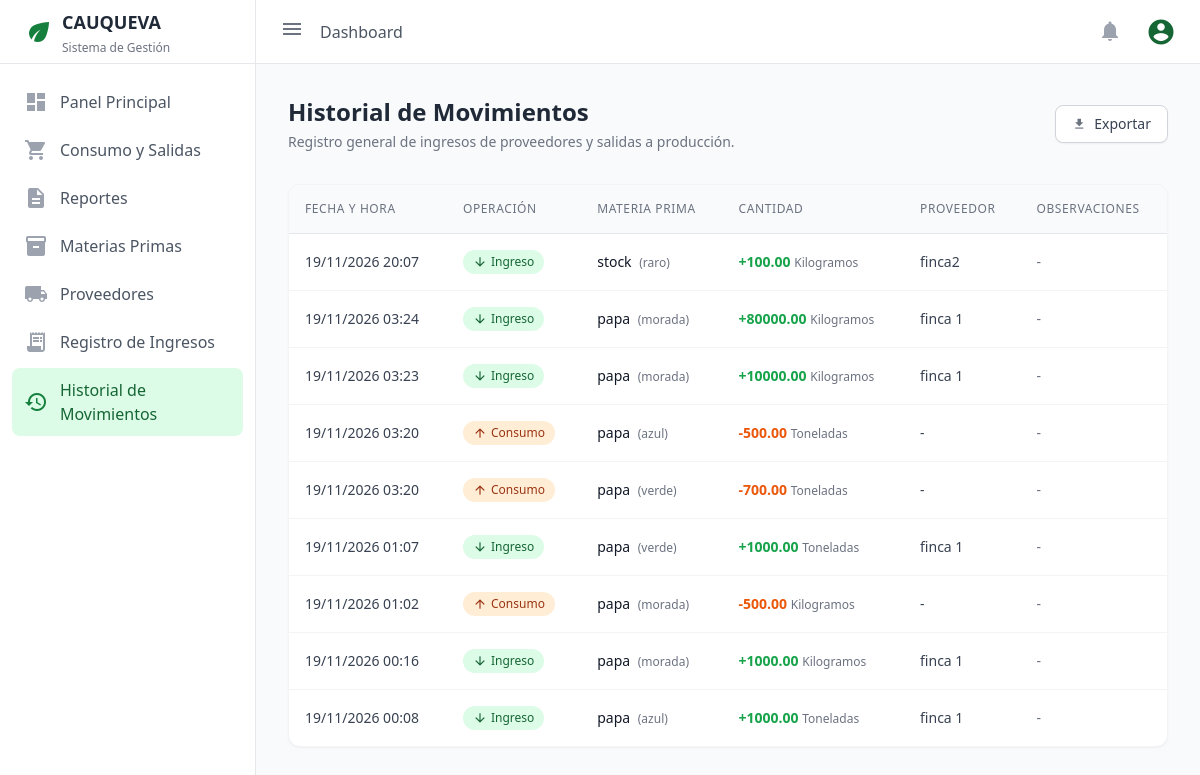
/historialgeneral/ (signed in), run on the app's committed database.
### inventario/models.py (models this page shows, shortened)
class MovimientoStock(models.Model):
    TIPO_CHOICES = [
        ('INGRESO', 'Ingreso de Materia Prima'),
        ('CONSUMO', 'Consumo en Producción'),
    ]
    materia_prima = models.ForeignKey(MateriaPrima, on_delete=models.CASCADE)
    proveedor = models.ForeignKey(Proveedor, on_delete=models.SET_NULL, null=True, blank=True)
    tipo = models.CharField(max_length=10, choices=TIPO_CHOICES)
    cantidad = models.DecimalField(
        max_digits=10,
        decimal_places=2,
        validators=[MinValueValidator(0.01)]
    )
    precio_unitario = models.DecimalField(
        max_digits=10,
        decimal_places=2,
        default=0.00,
        validators=[MinValueValidator(0.00)],
        verbose_name="Precio unitario",
    )
    fecha = models.DateTimeField(default=timezone.now)
    observaciones = models.TextField(blank=True, null=True)
    class Meta:
        verbose_name = "Movimiento de Stock"
        verbose_name_plural = "Historial de Movimientos"
        ordering = ['-fecha'] # Ordena automáticamente del más nuevo al más viejo

class MateriaPrima(models.Model):
    UNIDADES = [
        ('KG', 'Kilogramos'),
        ('TN', 'Toneladas'),
        ('UN', 'Unidades'),
    ]
    nombre = models.CharField(max_length=100)
    unidad_medida = models.CharField(max_length=2, choices=UNIDADES, default='KG')
    descripcion = models.CharField(max_length=255, blank=True, null=True)
    stock_actual = models.DecimalField(
        max_digits=10,
        decimal_places=2,
        default=0.00,
        validators=[MinValueValidator(0.00)])
    stock_minimo = models.DecimalField(max_digits=10, decimal_places=2, default=50.00, verbose_name="Stock Mínimo (kg)")
    variedad = models.CharField(max_length=100, blank=True, null=True)
    precio_referencia = models.DecimalField(
        max_digits=10,
        decimal_places=2,
        default=0.00,
        validators=[MinValueValidator(0.00)],
        verbose_name="Precio de referencia",
    )
    class Meta:
        verbose_name = "Materia Prima"
        verbose_name_plural = "Materias Primas"

class Proveedor(models.Model):
    nombre = models.CharField(max_length=150, unique=True)
    telefono = models.CharField(max_length=50, blank=True, null=True)
    email = models.EmailField(max_length=254, blank=True, verbose_name="Correo electrónico",)
    materias_primas = models.ManyToManyField(
        "MateriaPrima",
        blank=True,
        related_name="proveedores",
        verbose_name="Materias primas que provee",
    )

### inventario/views.py (the view)
# urls.py: path('historialgeneral/', views.historial_general, name='historial'),
@login_required(login_url='login')
def historial_general(request):
    movimientos = MovimientoStock.objects.all().select_related(
        'materia_prima',
        'proveedor'
    ).order_by('-fecha')
    return render(request, 'inventario/historialgeneral.html', {
        'movimientos': movimientos
    })

### inventario/context_processors.py (called while the page is built)
def notificaciones_stock(request):
    if not request.user.is_authenticated:
        return {}
    alertas = MateriaPrima.objects.filter(
        stock_actual__lte=F("stock_minimo")
    ).order_by("nombre", "variedad")
    return {
        "total_alertas": alertas.count(),
        "alertas_recientes": alertas[:5],
    }

### inventario/templates/inventario/historialgeneral.html (shortened to what this page needs)
{% extends 'inventario/base.html' %}
{% block content %}
<div class="mb-8 flex justify-between items-center">
    <div>
        <h2 class="text-2xl font-bold text-gray-800">Historial de Movimientos</h2>
        <p class="text-sm text-gray-500 mt-1">Registro general de ingresos de proveedores y salidas a producción.</p>
    </div>
    <a href="#" class="bg-white border border-gray-300 text-gray-700 hover:bg-gray-50 font-medium py-2 px-4 rounded-lg transition-colors flex items-center shadow-sm text-sm">
        <span class="material-icons text-gray-500 mr-2 text-sm">download</span> Exportar
    </a>
</div>
<div class="bg-white rounded-xl shadow-sm border border-gray-100 overflow-hidden">
    <div class="overflow-x-auto">
        <table class="w-full text-left border-collapse">
            <thead>
                <tr class="bg-gray-50 border-b border-gray-200 text-gray-500 text-xs uppercase tracking-wider">
                    <th class="p-4 font-medium">Fecha y Hora</th>
                    <th class="p-4 font-medium">Operación</th>
                    <th class="p-4 font-medium">Materia Prima</th>
                    <th class="p-4 font-medium">Cantidad</th>
                    <th class="p-4 font-medium">Proveedor</th>
                    <th class="p-4 font-medium">Observaciones</th>
                </tr>
            </thead>
            <tbody class="text-gray-700 text-sm divide-y divide-gray-100">
                {% for mov in movimientos %}
                <tr class="hover:bg-gray-50 transition-colors">
                    <td class="p-4 whitespace-nowrap">{{ mov.fecha|date:"d/m/Y H:i" }}</td>
                    <td class="p-4 whitespace-nowrap">
                        {% if mov.tipo == 'INGRESO' %}
                            <span class="inline-flex items-center px-2.5 py-1 rounded-full text-xs font-medium bg-green-100 text-green-800">
                                <span class="material-icons text-[14px] mr-1">arrow_downward</span> Ingreso
                            </span>
                        {% else %}
                            <span class="inline-flex items-center px-2.5 py-1 rounded-full text-xs font-medium bg-orange-100 text-orange-800">
                                <span class="material-icons text-[14px] mr-1">arrow_upward</span> Consumo
                            </span>
                        {% endif %}
                    </td>
                    <td class="p-4 font-medium text-gray-900">
                        {{ mov.materia_prima.nombre }}
                        {% if mov.materia_prima.variedad %}
                            <span class="text-gray-500 font-normal text-xs ml-1">({{ mov.materia_prima.variedad }})</span>
                        {% endif %}
                    </td>
                    <td class="p-4 whitespace-nowrap font-bold">
                        {% if mov.tipo == 'INGRESO' %}
                            <span class="text-green-600">+{{ mov.cantidad }}</span>
                        {% else %}
                            <span class="text-orange-600">-{{ mov.cantidad }}</span>
                        {% endif %}
                        <span class="text-gray-500 font-normal text-xs">{{ mov.materia_prima.get_unidad_medida_display }}</span>
                    </td>
                    <td class="p-4">{{ mov.proveedor.nombre|default:"-" }}</td>
                    <td class="p-4 text-gray-500 truncate max-w-xs">{{ mov.observaciones|default:"-" }}</td>
                </tr>
                {% endfor %}
            </tbody>
        </table>
    </div>
</div>
{% endblock %}

### inventario/templates/inventario/base.html (shortened to what this page needs)
<!DOCTYPE html>
<html lang="es">
<head>
    <script src="https://cdn.tailwindcss.com"></script>
</head>
<body class="bg-gray-50 flex h-screen overflow-hidden font-sans text-gray-800">
    <aside class="w-64 bg-white border-r border-gray-200 flex flex-col z-20">
        <div class="h-16 flex items-center px-6 border-b border-gray-200">
            <span class="material-icons text-green-700 text-3xl mr-2">eco</span>
            <div class="leading-tight">
                <h1 class="text-lg font-bold text-gray-800">CAUQUEVA</h1>
                <span class="text-xs text-gray-500">Sistema de Gestión</span>
            </div>
        </div>
        <nav class="flex-1 px-3 py-4 space-y-1 overflow-y-auto">
            {% if user.is_staff %}
            <a href="{% url 'panelprincipal' %}"
               class="flex items-center px-3 py-2.5 rounded-lg font-medium transition-colors
                      {% if request.resolver_match.url_name == 'panelprincipal' %}text-green-800 bg-green-100{% else %}text-gray-600 hover:bg-gray-50 hover:text-green-700{% endif %}">
                <span class="material-icons mr-3 {% if request.resolver_match.url_name == 'panelprincipal' %}text-green-700{% else %}text-gray-400{% endif %}">dashboard</span>
                Panel Principal
            </a>
            <a href="{% url 'consumos' %}"
               class="flex items-center px-3 py-2.5 rounded-lg font-medium transition-colors
                      {% if request.resolver_match.url_name in 'consumos registrar_consumo' %}text-green-800 bg-green-100{% else %}text-gray-600 hover:bg-gray-50 hover:text-green-700{% endif %}">
                <span class="material-icons mr-3 {% if request.resolver_match.url_name in 'consumos registrar_consumo' %}text-green-700{% else %}text-gray-400{% endif %}">shopping_cart</span>
                Consumo y Salidas
            </a>
            <a href="{% url 'reportes' %}"
               class="flex items-center px-3 py-2.5 rounded-lg font-medium transition-colors
                      {% if request.resolver_match.url_name == 'reportes' %}text-green-800 bg-green-100{% else %}text-gray-600 hover:bg-gray-50 hover:text-green-700{% endif %}">
                <span class="material-icons mr-3 {% if request.resolver_match.url_name == 'reportes' %}text-green-700{% else %}text-gray-400{% endif %}">description</span>
                Reportes
            </a>
            <a href="{% url 'inventariostock' %}"
               class="flex items-center px-3 py-2.5 rounded-lg font-medium transition-colors
                      {% if request.resolver_match.url_name == 'inventariostock' %}text-green-800 bg-green-100{% else %}text-gray-600 hover:bg-gray-50 hover:text-green-700{% endif %}">
                <span class="material-icons mr-3 {% if request.resolver_match.url_name == 'inventariostock' %}text-green-700{% else %}text-gray-400{% endif %}">inventory_2</span>
                Materias Primas
            </a>
            <a href="{% url 'proveedores' %}"
               class="flex items-center px-3 py-2.5 rounded-lg font-medium transition-colors
                      {% if request.resolver_match.url_name in 'proveedores crear_proveedor editar_proveedor' %}text-green-800 bg-green-100{% else %}text-gray-600 hover:bg-gray-50 hover:text-green-700{% endif %}">
                <span class="material-icons mr-3 {% if request.resolver_match.url_name in 'proveedores crear_proveedor editar_proveedor' %}text-green-700{% else %}text-gray-400{% endif %}">local_shipping</span>
                Proveedores
            </a>
            <a href="{% url 'registrar_movimiento' %}"
               class="flex items-center px-3 py-2.5 rounded-lg font-medium transition-colors
                      {% if request.resolver_match.url_name == 'registrar_movimiento' %}text-green-800 bg-green-100{% else %}text-gray-600 hover:bg-gray-50 hover:text-green-700{% endif %}">
                <span class="material-icons mr-3 {% if request.resolver_match.url_name == 'registrar_movimiento' %}text-green-700{% else %}text-gray-400{% endif %}">receipt_long</span>
                Registro de Ingresos
            </a>
            <a href="{% url 'historial' %}"
               class="flex items-center px-3 py-2.5 rounded-lg font-medium transition-colors
                      {% if request.resolver_match.url_name == 'historial' %}text-green-800 bg-green-100{% else %}text-gray-600 hover:bg-gray-50 hover:text-green-700{% endif %}">
                <span class="material-icons mr-3 {% if request.resolver_match.url_name == 'historial' %}text-green-700{% else %}text-gray-400{% endif %}">history</span>
                Historial de Movimientos
            </a>
            {% endif %}
        </nav>
    </aside>
    <div class="flex-1 flex flex-col h-screen overflow-hidden">
        <header class="h-16 bg-white border-b border-gray-200 flex items-center justify-between px-6 z-10">
            <div class="flex items-center">
                <button class="text-gray-500 hover:text-gray-700 focus:outline-none mr-4">
                    <span class="material-icons">menu</span>
                </button>
                <span class="text-gray-600 font-medium">Dashboard</span>
            </div>
            <div class="flex items-center space-x-5">
                <div class="relative ml-4">
                    <button id="btnCampanita" class="text-gray-400 hover:text-gray-600 focus:outline-none relative p-1 mt-1 transition-colors">
                        <span class="material-icons">notifications</span>
                    </button>
                </div>
                <div class="relative" id="user-menu">
                    <button id="user-menu-btn" type="button" class="flex items-center focus:outline-none">
                        <span class="material-icons text-green-800 text-3xl">account_circle</span>
                    </button>
                </div>
            </div>
        </header>
        <main class="flex-1 overflow-x-hidden overflow-y-auto bg-gray-50 p-8">
            {% block content %}
            {% endblock %}
        </main>
    </div>
</body>
</html>

### data on the page
MovimientoStock: fecha "19/11/2026 20:07", tipo "INGRESO" (drawn), materia_prima.nombre "stock", materia_prima.variedad "raro", cantidad "100.00", materia_prima.unidad_medida "Kilogramos", proveedor.nombre "finca2", observaciones "-"
MovimientoStock: fecha "19/11/2026 03:24", tipo "INGRESO" (drawn), materia_prima.nombre "papa", materia_prima.variedad "morada", cantidad "80000.00", materia_prima.unidad_medida "Kilogramos", proveedor.nombre "finca 1", observaciones "-"
MovimientoStock: fecha "19/11/2026 03:23", tipo "INGRESO" (drawn), materia_prima.nombre "papa", materia_prima.variedad "morada", cantidad "10000.00", materia_prima.unidad_medida "Kilogramos", proveedor.nombre "finca 1", observaciones "-"
MovimientoStock: fecha "19/11/2026 03:20", tipo "CONSUMO" (drawn), materia_prima.nombre "papa", materia_prima.variedad "azul", cantidad "500.00", materia_prima.unidad_medida "Toneladas", proveedor.nombre "-", observaciones "-"
MovimientoStock: fecha "19/11/2026 03:20", tipo "CONSUMO" (drawn), materia_prima.nombre "papa", materia_prima.variedad "verde", cantidad "700.00", materia_prima.unidad_medida "Toneladas", proveedor.nombre "-", observaciones "-"
MovimientoStock: fecha "19/11/2026 01:07", tipo "INGRESO" (drawn), materia_prima.nombre "papa", materia_prima.variedad "verde", cantidad "1000.00", materia_prima.unidad_medida "Toneladas", proveedor.nombre "finca 1", observaciones "-"
MovimientoStock: fecha "19/11/2026 01:02", tipo "CONSUMO" (drawn), materia_prima.nombre "papa", materia_prima.variedad "morada", cantidad "500.00", materia_prima.unidad_medida "Kilogramos", proveedor.nombre "-", observaciones "-"
MovimientoStock: fecha "19/11/2026 00:16", tipo "INGRESO" (drawn), materia_prima.nombre "papa", materia_prima.variedad "morada", cantidad "1000.00", materia_prima.unidad_medida "Kilogramos", proveedor.nombre "finca 1", observaciones "-"
MovimientoStock: fecha "19/11/2026 00:08", tipo "INGRESO" (drawn), materia_prima.nombre "papa", materia_prima.variedad "azul", cantidad "1000.00", materia_prima.unidad_medida "Toneladas", proveedor.nombre "finca 1", observaciones "-"
